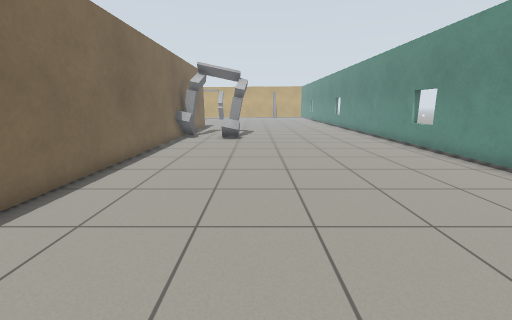
View 1 (above)

17 first-person views from a walk through a robot-simulator world made for Gazebo. The camera is 1 m above the floor, tilts 12° down and sees 90° across. The floor is counted in squares, 0.5 m on a side. Each view is taken from the middle of a square. On the plan, view 1 faces up. The plan holds only what a view shows up to about 16 squares ahead; the rest is blank. The place goes on beyond the plan. Simple patterns stand in for the simulator's built-in surfaces.

View 2
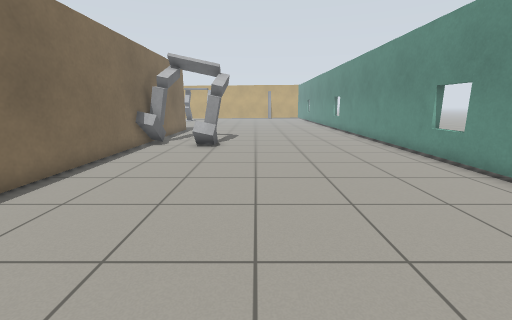

View 3
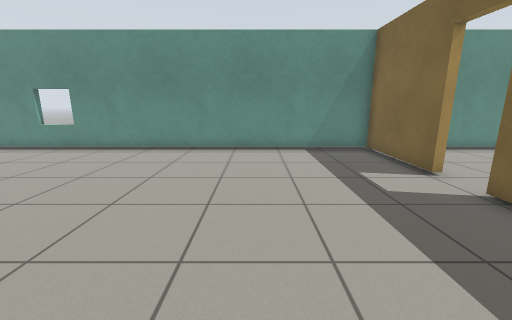

View 4
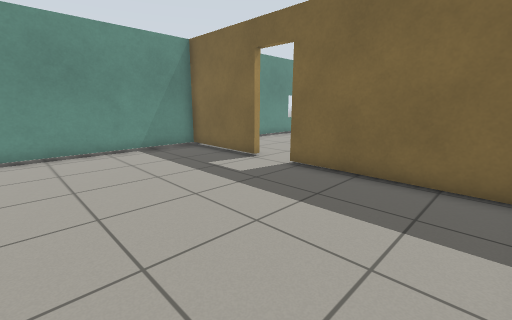

View 5
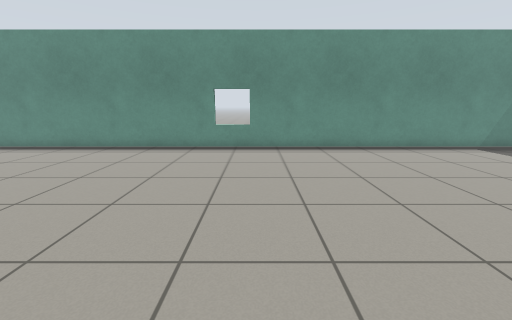

View 6
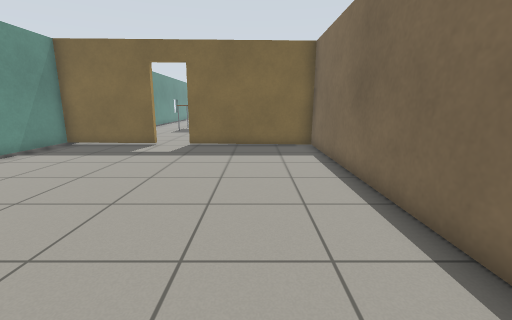

View 7
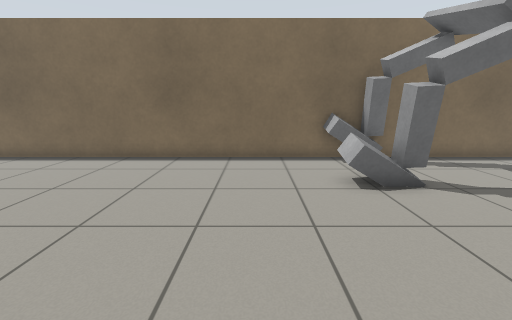

View 8
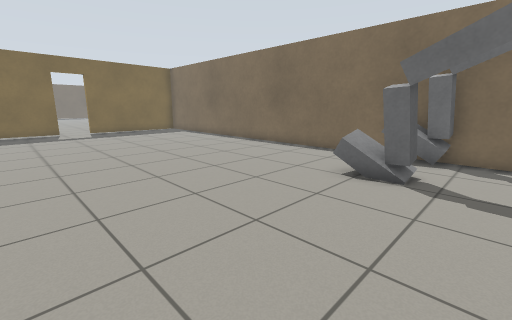

View 9
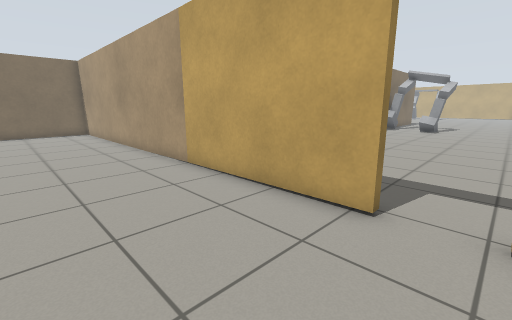

View 10
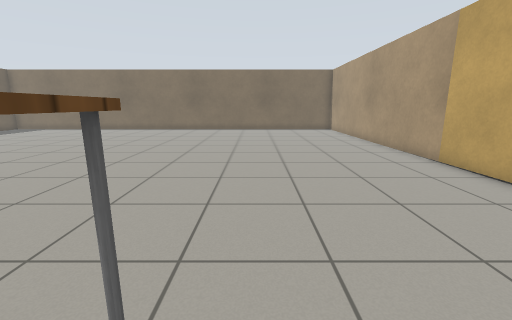

View 11
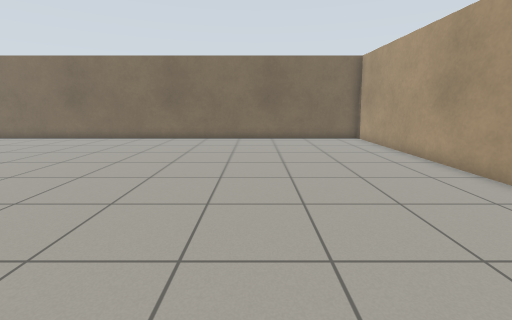

View 12
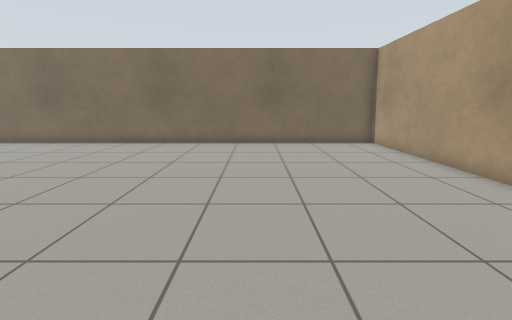

View 13
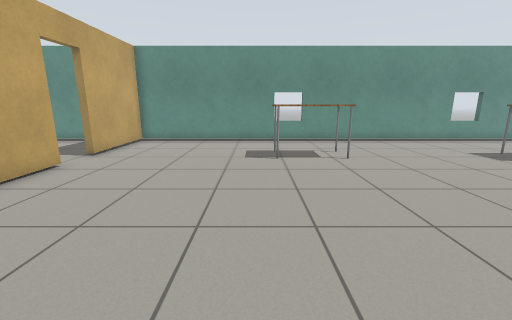

View 14
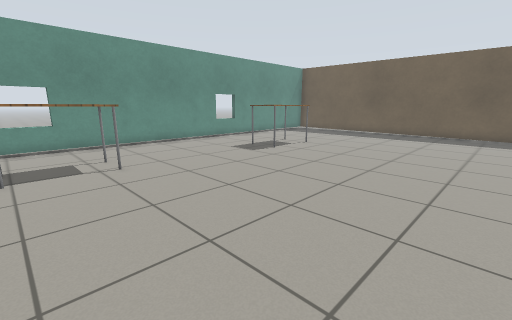

View 15
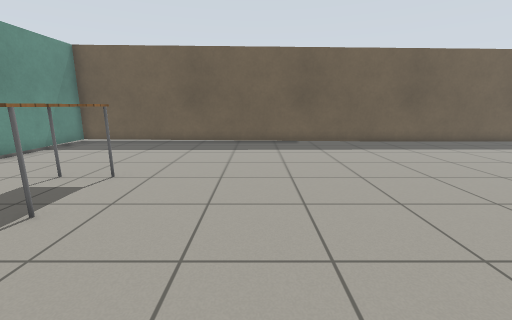

View 16
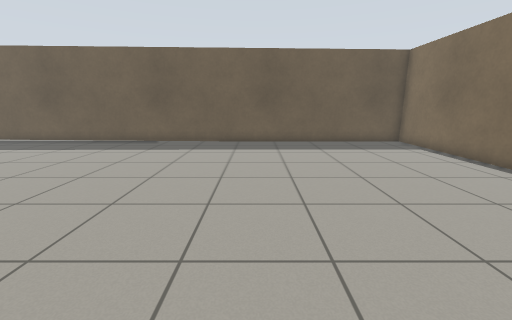

View 17
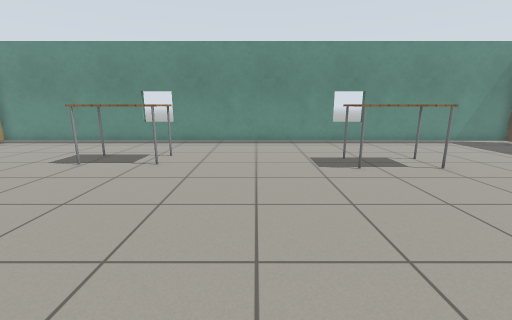

### Floor plan
Points are (right, up) in squares from view 1. A wall is a line through its corners. A room is listed if a view was taken in it or the views show most of it. See-through windows are left out.
Room 1 (views 1, 2, 3, 4, 5, 6, 7, 8)
walls: (3.1, -2.1) (7.7, -2.1) (7.7, 19.5); (-4.9, 19.5) (-4.9, -2.1) (1.4, -2.1)
ways out: open door at (2.5, -2) to room 2
objects: person (-5, 16) to (-4, 19); person (-2, 15) to (-1, 19)
Room 2 (views 9, 10, 11, 12, 13, 14, 15, 16, 17)
walls: (1.4, -2.4) (-18.2, -2.4) (-18.2, -29.5) (7.7, -29.4) (7.7, -2.4) (3.1, -2.4)
ways out: open door at (2.5, -2) to room 1
objects: table (2, -22) to (4, -19); table (3, -13) to (4, -10); table (4, -22)

Where each view was taken, in squares from view 1:
view 1: 0 up, 0 right, facing up
view 2: 3 up, 1 right, facing up
view 3: 3 up, 4 left, facing right
view 4: 5 up, 4 left, facing down-right
view 5: 11 up, 4 left, facing right
view 6: 11 up, 2 left, facing down
view 7: 13 up, 5 right, facing left
view 8: 19 up, 6 right, facing down-left
view 9: 7 down, 3 right, facing up-left
view 10: 9 down, 4 right, facing left
view 11: 9 down, 2 left, facing left
view 12: 9 down, 4 left, facing left
view 13: 9 down, 7 left, facing right
view 14: 10 down, 6 left, facing down-right
view 15: 15 down, 2 left, facing down
view 16: 15 down, 10 left, facing down
view 17: 16 down, 6 left, facing right
